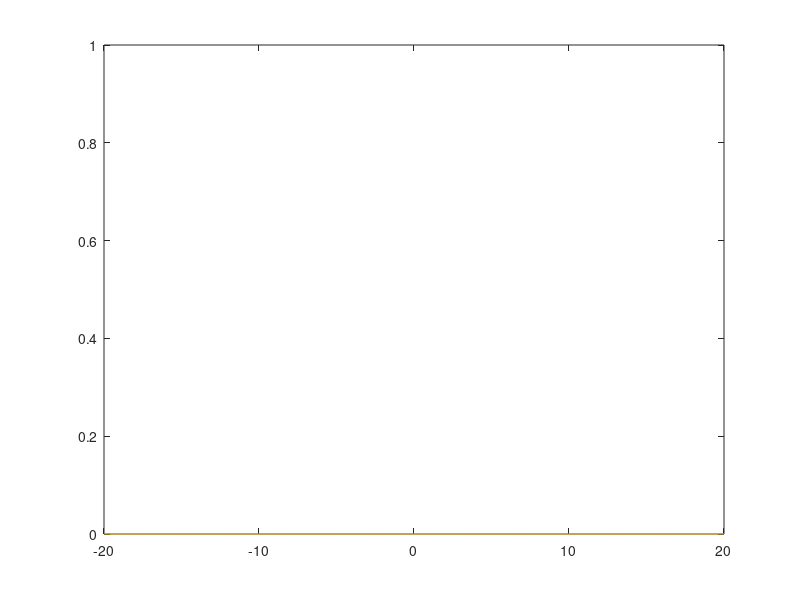

Here is the MATLAB script that generated this plot:



sigmas = linspace(0,30,10);
sigmaA = 3;
sigmaB = 15;
priorA = 0.45;
lapseRate = 0.0;
s_hat = linspace(-20, 20,100);
l_color = lines(length(sigmas));
figure;
for i = 1:length(sigmas)
    sigma = sigmas(i);
    k1 = 1/2*log((sigma.^2 + sigmaB.^2)./(sigma.^2 + sigmaA.^2)) + log(priorA./(1-priorA));
    k2 = 1/2*(sigmaB.^2 - sigmaA.^2) ./ ((sigma.^2 + sigmaA.^2) .* (sigma.^2 + sigmaB.^2));
    k = sqrt(k1./k2);

    unreal_k = ~arrayfun(@isreal, k);
    k(unreal_k) = 0; % give 0 to pass by erf function
    LCA = ((1/2)*(erf((s_hat+k)./sigma./sqrt(2)) - erf((s_hat-k)./sigma./sqrt(2)))); % p(C='A'|s)
    LCA(unreal_k) = 0;
    pA = LCA * (1-lapseRate) + lapseRate * 0.5;
    hold off;
    plot(s_hat, pA, 'color', l_color(i,:));
    ylim([0, 1]);
    pause();
end